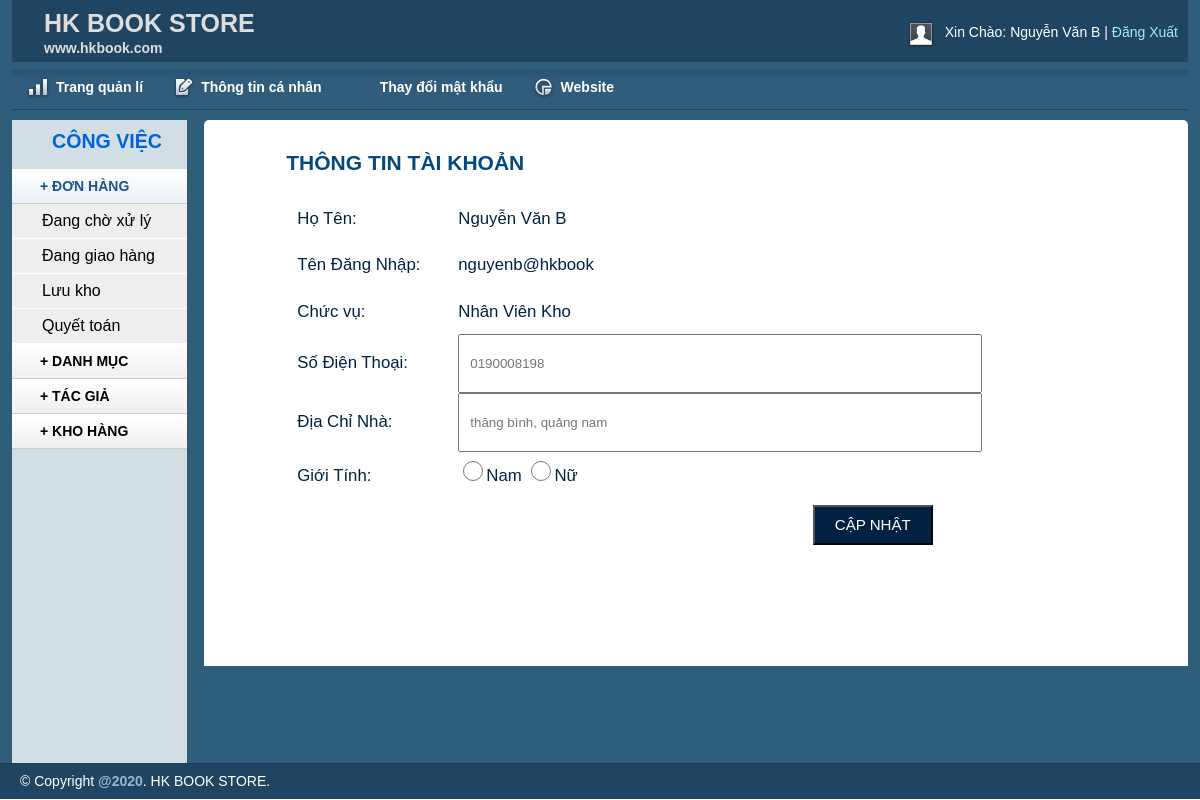
The page /hkbook_store/admin/in_kho.php?ac=pf (signed in) on the database its author committed.
### tables this page shows
CREATE TABLE `nhanvien` (
  `MaNV` char(6) NOT NULL,
  `TenNV` varchar(50) NOT NULL,
  `TaiKhoan` varchar(50) NOT NULL,
  `MatKhau` varchar(2000) NOT NULL,
  `SDT` int(11) DEFAULT NULL,
  `DiaChi` varchar(100) DEFAULT NULL,
  `MaQuyen` int(1) DEFAULT NULL,
  `TrangThai` int(1) DEFAULT NULL
);

### hkbook_store/admin/thongtin/thongtin.php (the view, shortened to what this page needs)
<?php
$info = $_SESSION['ma_nv'];
$sql = "select * from nhanvien where MaNV='$info'";
$run_cart = mysql_query($sql);
?>
<?php
while ($dong_cart = mysql_fetch_array($run_cart)) {
    $sdt = $dong_cart['SDT'];
    $email = $dong_cart['TaiKhoan'];
    $diachi = $dong_cart['DiaChi'];
}
?>
<div class='mid'>
    <h1>THÔNG TIN TÀI KHOẢN</h1>
    <form action="thongtin/update.php" method="POST">
        <table border="1">
            <tr>
                <td id='label'>Họ Tên:</td>
                <td><?php
                    echo $_SESSION['name_nv'];
                    ?></td>
            </tr>
            <tr>
                <td id='label'>Tên Đăng Nhập:</td>
                <td><?php
                    echo $email
                    ?></td>
            </tr>
             <tr>
                <td id='label'>Chức vụ:</td>
                <td><?php
                    echo $_SESSION['tenquyen'];
                    ?></td>
            </tr>
            <tr>
                <td id='label'>Số Điện Thoại:</td>
                <td><input name ='sdt' type='number' placeholder="<?php
                    echo'0';echo $sdt;
                    ?>"></td>
            </tr>
            <tr>
                <td id='label'>Địa Chỉ Nhà:</td>
                <td><input name ='diachi' type='input' placeholder="<?php
                    echo $diachi;
                    ?>"></td>
            </tr>
            <tr>
                <td id='label'>Giới Tính:</td>
                <td id='radio'>
                    <p>
                        <input name ='1' type='radio' value="1">Nam
                        <input name ='1' type='radio' value="1">Nữ</p>
                </td>
            </tr>
            <tr>
                <td id='label'></td>
                <td>
                    <button type="submit" name ="update" >CẬP NHẬT</button></td>
            </tr>
        </table>
    </form>
</div>

### hkbook_store/admin/css/layout.css (style rules this page uses)
body { background: #fff none repeat scroll 0 0; color: #444; font-size: 14px; padding: 0; }
h1, h2, h3, h4, h5, h6 { line-height:1.2em; margin-bottom:.3em; }
p { margin-bottom:1em; }

### hkbook_store/admin/thongtin/thongtin.php (style rules this page uses)
.block .mid { width: 85%; margin-left: auto; margin-right: auto; }
.block .mid h1 { font-size: 1.5em; color: #004a80; align-content: center; margin-bottom: 20px; }
.block .mid table { font-size: 1.2em; color:#002142; padding: 10px; margin-bottom: 80px; }
.block .mid table tr { width: 90%; padding: 10px; }
.block .mid table tr td input { width:500px; padding: 10px; height: 35px; }
.block .mid table tr td#label { border:1px solid white; padding: 10px; width: 150px; }
.block .mid table tr td#radio input { width:20px; height:20px; }
.block .mid table tr td button { width:120px; height:40px; float:right; margin-right: 50px; background:#002142; color: #fff; font-size:0.9em; }

### rows shown on the page
nhanvien: TaiKhoan "nguyenb@hkbook", sdt "0190008198", diachi "thăng bình, quảng nam"

### other values the page prints
$_SESSION['name_nv'] "Nguyễn Văn B"
$_SESSION['tenquyen'] "Nhân Viên Kho"
